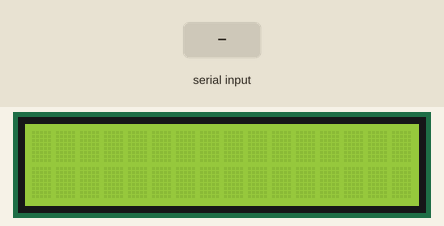
A sketch run on a simulated Arduino Uno, built with avr-gcc and run on an emulated ATmega328P. Parts: 16×2 character LCD. The test bench sets the inputs (shaded band).

Above: at 1.2 s.
1.3 s: "1" received over Serial
At 2.4 s:
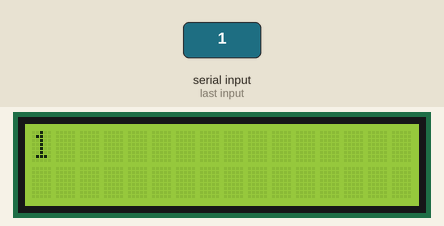
At 2.8 s:
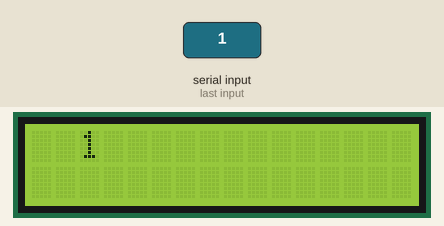
Timing chart, 0 to 4.3 s (numbered marks = the images above; inputs shaded):
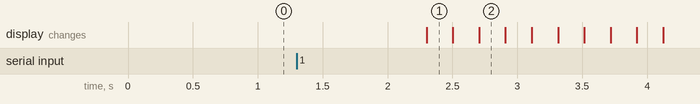

The sketch:

DEBER01.ino
```cpp
/*Universidad Tecnica del Norte
        FICA-CIERCOM
        Diana Rivera
         Optativa II
Realizar un sistema que ingrese por comunicación serial una palabra
se visualice en una LCD. Además, realice un rotación de letras dentro la LCD.*/
#include<LiquidCrystal.h> //se incluye la libreria para el uso del LCD

//inicializar LCD

LiquidCrystal lcd (13,12,11,10,9,8); //conexxion de puertos LCD RS,E, D4,D5,D6,D7
int i=0;
String palabra;  //variable para almacenar la palabra que ingresa por cx serial

void setup() {
  // put your setup code here, to run once:

  Serial.begin(9600);  //configura el puerto serie y su velocidad de ingreso de datos
  lcd.begin(16,2); //se define como trabaja la matriz
}

void loop() {
  // put your main code here, to run repeatedly:
if(Serial.available()>0) // se comprueba si existen datos ingresados
  {
    palabra =Serial.readString();  //se almacena en la variable la palabra o dato leido

     for(;i<10;i++){    //ciclo for para que exista movimiento en el LCD
         lcd.setCursor(i,0); // se ubica donda va a iniciar a salir la palabra
         lcd.print(palabra);   // imprime la palabra
         delay(200);
         lcd.clear();
  }
  i=0;
  }

}
```

Measured:
- after the input at 1.3 s, the display: changes after 1.0 s (image 1)
